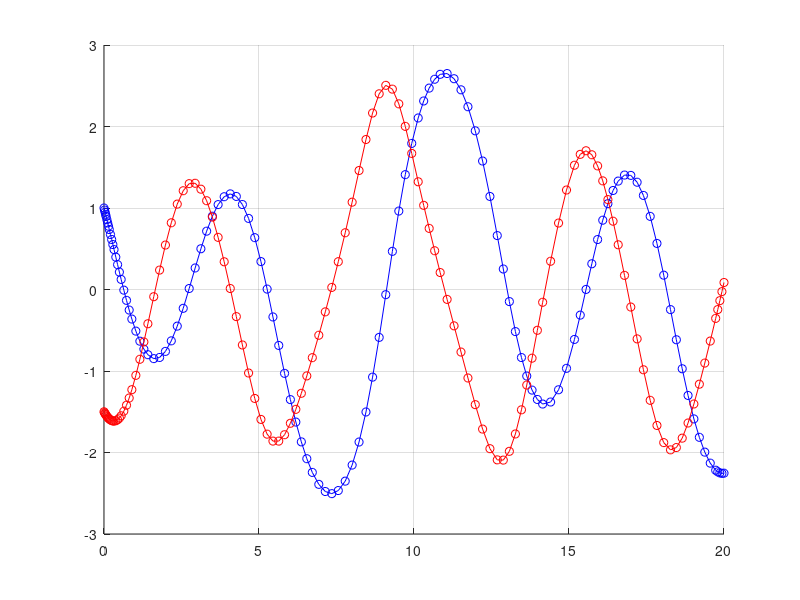
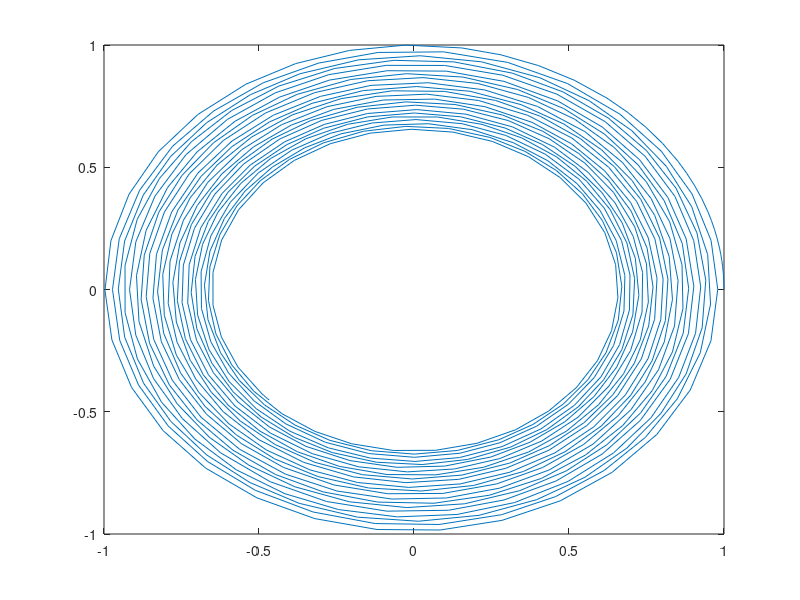

Source code (MATLAB) for these figures, in order: (Note: this script raises an error after producing the figures.)
%% Modeling and Simulation of Aerospace Systems
% IVP and BVP in Matlab
%
% F. Topputo, Politecnico di Milano

%% 1 - Calling an ode solver
f = @(t, xx) [xx(2); -0.1*xx(2)-sin(xx(1))+sin(t)] ;
xx0 = [1; -1.5] ;
[tt, xx] = ode45(f, [0 20], xx0) ;
size(tt)
size(xx)
figure(1) ; hold on ; plot(tt, xx(:,1), 'b-o', tt, xx(:,2), 'r-o') ; grid on ;
figure(2) ; plot(tt(1:end-1), diff(tt), 'k-o') ; grid on ;

%% 1bis - ode45 with default tolerances
tbp = @(t, xx) [xx(3:4); -xx(1:2)/norm(xx(1:2))^3] ;
xx0 = [1; 0; 0; 1] ;
[~, xx] = ode45(tbp, [0 100], xx0) ;
plot(xx(:,1), xx(:,2)) ;

%% 2 - Mass-spring-damper
clear all ;

% problem parameters
par.x0      = 0.4 ;
par.v0      = 0.2 ;
par.omega_n = 1   ; 
par.zeta    = 0.1 ; % underdamped
par.f       = @(t) 0 ; % natural motion, for now

% 2.1 - numerical integration
options = odeset ; % default options
tic ;
[tt1, xx1] = ode45(@MassDamperSpring, [0 50], [par.x0 par.v0], options, par) ; % <- see how to pass parameters to the RHS
cputime1 = toc ;
figure(1) ; hold on ; grid on ; xlabel('t') ; ylabel('x') ;
plot(tt1,xx1(:,1)) ;

% analytic solution
x_sol1 = MassDamperSpring_sol (tt1, par) ;
plot(tt1, x_sol1, 'r*') ;

% compute error on component x
err_x1 = abs(xx1(:,1) - x_sol1) ;
figure(2) ; hold on ; grid on ; xlabel('t') ; ylabel('err_x') ;
plot(tt1, err_x1, 'b') ;

% 2.2 - variable step-size in action
options = odeset(options, 'RelTol', 1e-12, 'AbsTol', 1e-12) ;
tic ;
[tt2, xx2] = ode45(@MassDamperSpring, [0 50], [par.x0 par.v0], options, par) ;
cputime2 = toc ;
x_sol2 = MassDamperSpring_sol (tt2, par) ;
err_x2 = abs(xx2(:,1) - x_sol2) ;
figure(2) ; plot(tt2, err_x2, 'r') ;

% 2.3 - Let's use another integrator (ode113)
tic
[tt3, xx3] = ode113(@MassDamperSpring, [0 50], [par.x0 par.v0], options, par) ;
cputime3 = toc ;
x_sol3 = MassDamperSpring_sol (tt3, par) ;
err_x3 = abs(xx3(:,1) - x_sol3) ;
figure(2) ; plot(tt3, err_x3, 'g') ;
%
fprintf('No. points = %d, \t MaxErr = %d, \t CPU time = %f \n', size(xx1,1), max(err_x1), cputime1) ;
fprintf('No. points = %d, \t MaxErr = %d, \t CPU time = %f \n', size(xx2,1), max(err_x2), cputime2) ;
fprintf('No. points = %d, \t MaxErr = %d, \t CPU time = %f \n', size(xx3,1), max(err_x3), cputime3) ;

% 2.4 - Let's count the number of function evaluations (use the output structure)
options = odeset ;
sol1 = ode45(@MassDamperSpring, [0 50], [par.x0 par.v0], options, par) ;
%
options = odeset(options, 'RelTol', 1e-12, 'AbsTol', 1e-12) ;
sol2 = ode45(@MassDamperSpring, [0 50], [par.x0 par.v0], options, par) ;
%
sol3 = ode113(@MassDamperSpring, [0 50], [par.x0 par.v0], options, par) ;
%
fprintf('No. points = %d, \t fcount = %d \n', size(sol1.y,2), sol1.stats.nfevals) ;
fprintf('No. points = %d, \t fcount = %d \n', size(sol2.y,2), sol2.stats.nfevals) ;
fprintf('No. points = %d, \t fcount = %d \n', size(sol3.y,2), sol3.stats.nfevals) ;

% 2.5 - forced motion, step <- passed as a parameter
par.f      = @(t) heaviside(t) ; % step
[tt4, xx4] = ode113(@MassDamperSpring, [-5 50], [par.x0 par.v0], options, par) ;
figure(1) ; plot(tt4, xx4(:,1)) ; hold on ; plot(tt4, par.f(tt4), 'r--') ;

% 2.6 - forced motion, sin
par.f      = @(t) sin(t) ; % sin
[tt5, xx5] = ode113(@MassDamperSpring, [0 50], [par.x0 par.v0], options, par) ;
figure(1) ; plot(tt5, xx5(:,1)) ; hold on ; plot(tt5, par.f(tt5), 'r--') ;

% 2.7 - forced motion, resonance
par.zeta    = 0.0 ; % no damping
[tt6, xx6] = ode113(@MassDamperSpring, [0 100], [par.x0 par.v0], options, par) ;
figure(1) ; plot(tt6, xx6(:,1), 'g') ; hold on ; plot(tt6, par.f(tt6), 'r--') ;

%% 3 - Time to pressurize an hydraulic network

clear all ;
close all ;

% pipeline
pipe.No = [1; 2; 2] ;
pipe.length = [4.5; 8.2; 5.2] ;
pipe.diameter = 0.012  ;
pipe.tickness = 0.0012 ; 

% Copute network volume
V0 = 0 ;
for i = 1 :3 
    V0 = V0 + pipe.No(i)*pi/4*pipe.diameter^2*pipe.length(i) ;
end

% 3.1 - Numerical integration of dp/dt = beta(p) * Q(t) / V0, with p(0) = 0.1 MPa
options = odeset ;
p_i = 0.1e6 ;
[tt, pp] = ode113(@ComputePdot, [0 1.6], p_i, options, V0, pipe) ;

% plots
figure(1) ; hold on ; grid on ;
xlabel('t (s)') ; ylabel('p (MPa)') ;
plot(tt, pp/1e6, 'r') ;

% 3.2 - Compute pressurizing time with 'event' option
options = odeset(options, 'event', @press_event) ;
[tt, pp, te, pe, ie] = ode113(@ComputePdot, [0 1.5], p_i, options, V0, pipe) ;
plot(te, pe/1e6, 'b*') ;
fprintf('Time to pressurize = %f (s) \n', te) ;

%% 5 - Solution of TPBVP: The shooting method
options = optimset('Display', 'Iter') ;
x2_0 = fzero(@ShootingFcn, [-1.6 -1.4], options) ;
